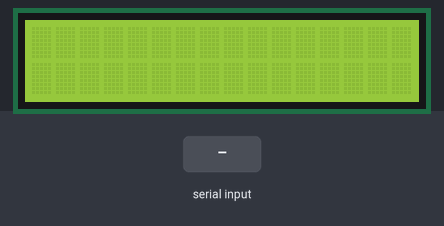
A sketch run on a simulated Arduino Uno, built with avr-gcc and run on an emulated ATmega328P. Parts: 16×2 character LCD. Inputs (shaded band) come from the test bench.

Above: at 1.2 s.
1.3 s: "30,150\n" received over Serial
At 3.21 s:
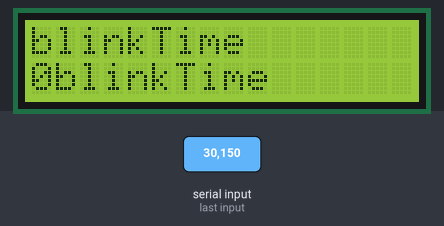
4.3 s: "90,45\n" received over Serial
At 6.01 s:
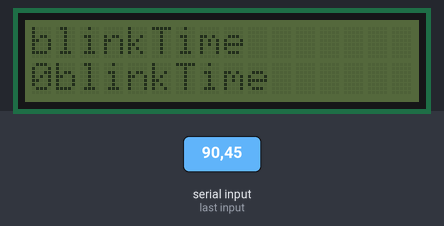
Timing chart, 0 to 7.5 s (numbered marks = the images above; inputs shaded):
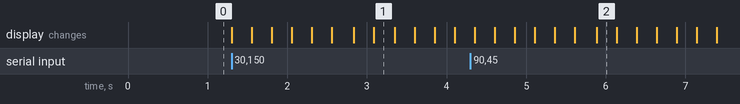

The sketch:

AR27_LCD.ino
```cpp
#include <LiquidCrystal_I2C.h>
#include<Wire.h>
int blinkNumber = 0;
LiquidCrystal_I2C lcd(0x27,16,2); //LCD 클래스 초기화, 0x3F

void setup() {
  Serial.begin(9600);
  lcd.init();
  lcd.backlight();
}

void loop() {
  if (Serial.available()) {
  char val = Serial.read();
  if (isDigit(val)) {
    blinkNumber = (val - '0');
  }
  for(char i = 0; i < blinkNumber; i++) {
    lcd.noBacklight();
    delay(250);
  lcd.backlight();
  delay(250);
  }
lcd.print("blinkTime");
lcd.setCursor(0,1);
lcd.print(blinkNumber);
}
}
```

Measured:
- after the input at 1.3 s, the display: first changes at once (image 1 shows a later state)
